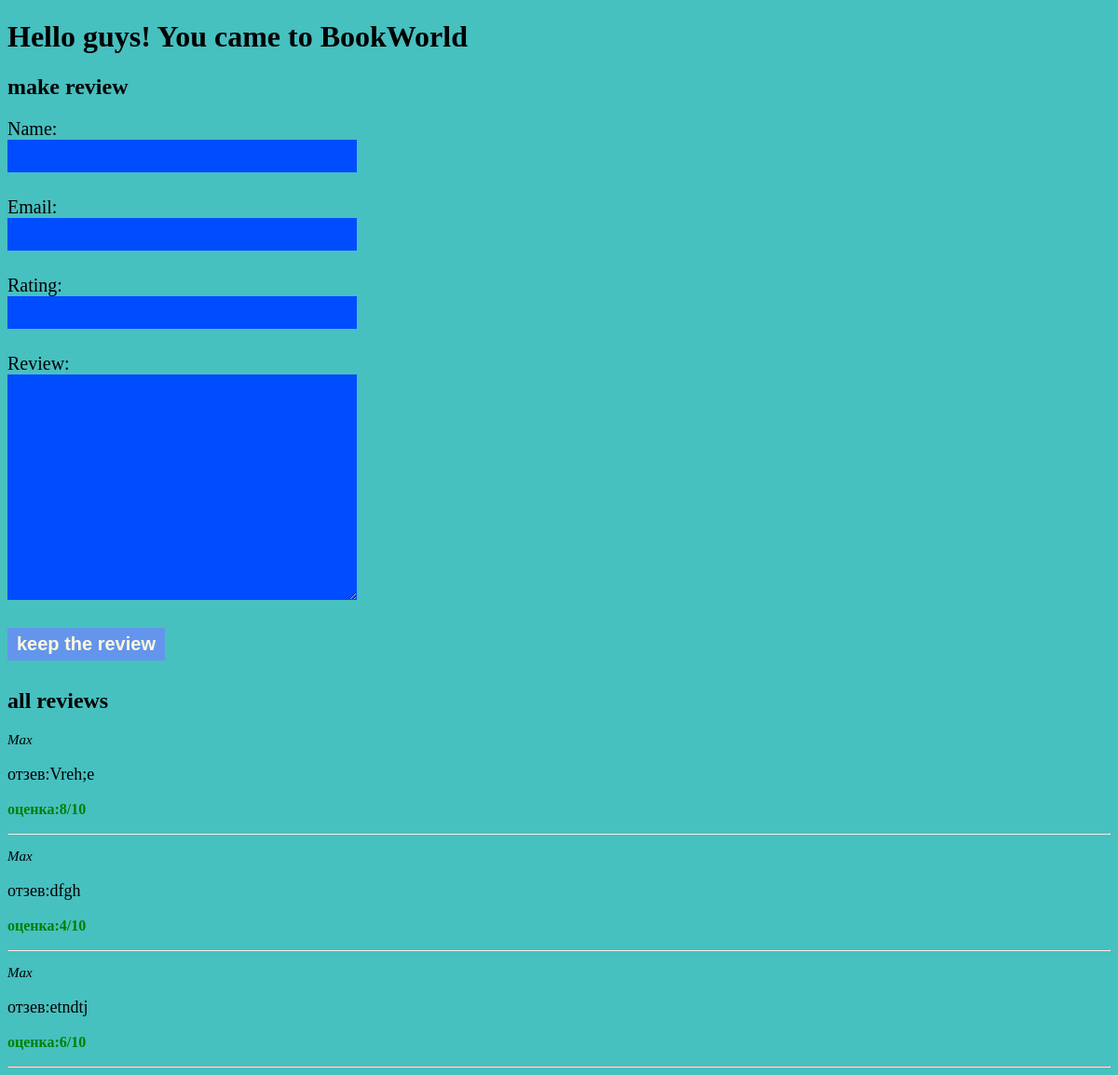
Before: / with the older database file.
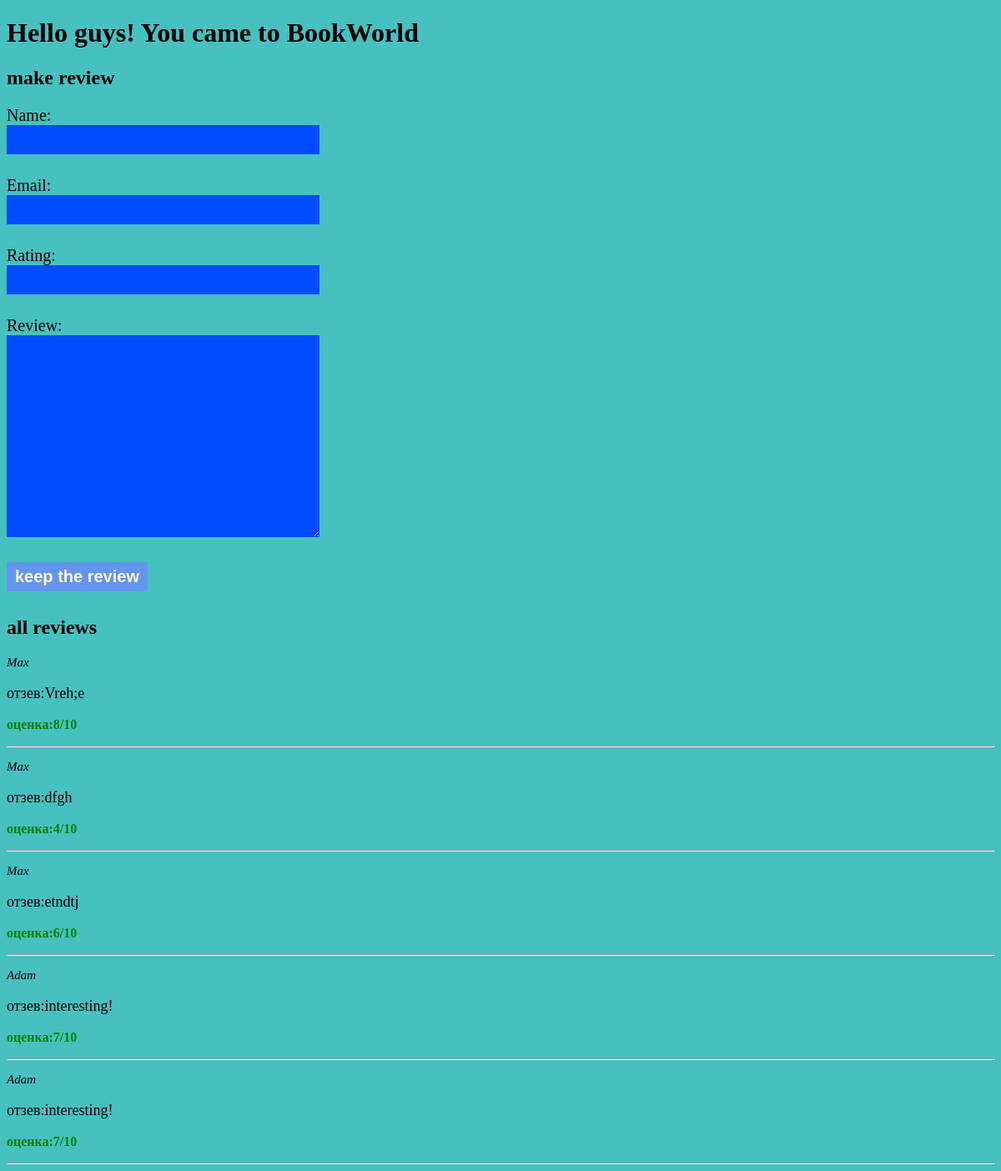
After: the same page with the newer database file.
### reviews/models.py (models this page shows, shortened)
class Review(models.Model):
    name = models.CharField(max_length=25)
    email = models.EmailField()
    rating = models.IntegerField(validators = [MinValueValidator(1),MaxValueValidator(10)])
    review = models.TextField()

### reviews/views.py (the view, shortened to what this page needs)
# urls.py: path('',ReviewsView.as_view(), name = 'reviews'),
class ReviewsView(View):
    def get(self, request):
        form = ReviewForm()
        reviews = Review.objects.all()
        return render(request,'main.html',{'form':form, 'reviews':reviews})

### reviews/forms.py
class ReviewForm(forms.ModelForm):
    class Meta:
        model = Review
        fields=['name','email','rating','review']
        widgets = {'rating':forms.NumberInput(attrs= {'min':1,'max':10})}

### reviews/templates/main.html (shortened to what this page needs)
{% extends 'base.html' %}
{% block content %}
<h1>
    Hello guys! You came to BookWorld
</h1>
<div class = "review-form">
    <h2>
        make review
    </h2>
    <form method = "POST">
        {{ form.as_p }}
        <p>
            <input type = "submit" value = "keep the review">
        </p>
    </form>
</div>
<div class = "reviews">
    <h2>
        all reviews
    </h2>
    {%for review in reviews%}
    <p class = "user">
        <em>
            {{review.name}}
        </em>
    </p>
    <p class = "review-text">
        отзев:{{review.review}}
    </p>
    <p class = "rating">
        оценка:{{review.rating}}/10
    </p>
    <hr> {%endfor%}
</div>
{% endblock %}

### reviews/templates/base.html (shortened to what this page needs)
{% load static %}
<!DOCTYPE html>
<html lang = "en">
    <head>
        <link rel = "stylesheet" href  ="{% static 'css/style.css' %}" type = "text/css">
    </head>
    <body>
        {% block content %}
        {% endblock %}
    </body>
</html>

### reviews/static/css/style.css (style rules this page uses)
body { background-color: rgb(71, 192, 192); }
input, textarea { margin-bottom: 10px; background-color: rgb(0, 76, 255); border:0; padding: 6px 10px; font-size: 20px; width: 30%; }
input[type = submit] { font-weight:bold; background-color: cornflowerblue; color: cornsilk; padding: 10 px 20 px; font-size:20 px; width: auto; }
label { display: block; font-size: 20px; }
.review-text { font-size: large; }
.user { font-size: 15px; font-style: italic; }
.rating { color: green; font-weight: bolder; }

Changed rows visible on the page:
added Review: name "Adam", review "interesting!", rating "7"
added Review: name "Adam", review "interesting!", rating "7"
